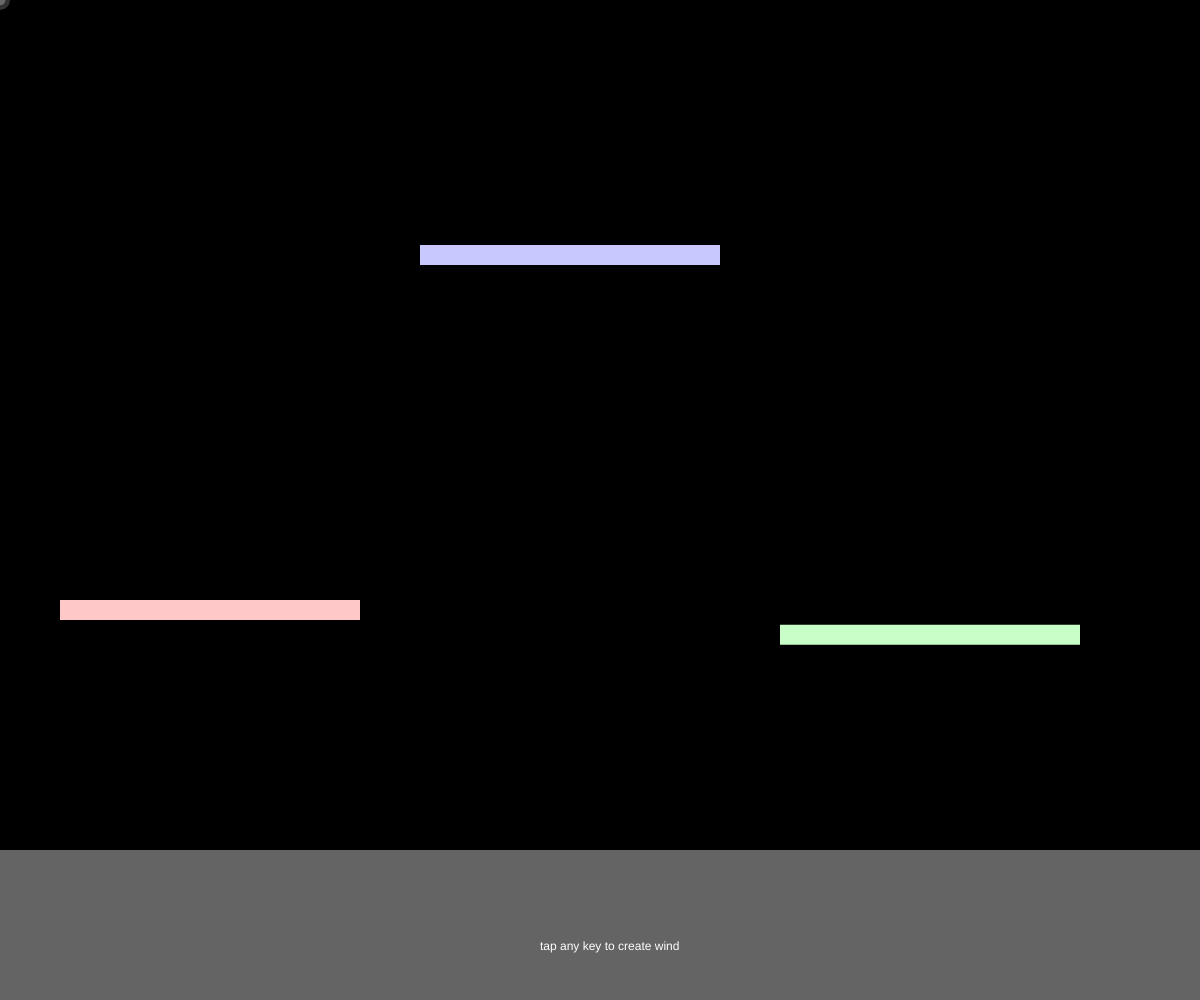
Frame 1 (no input)
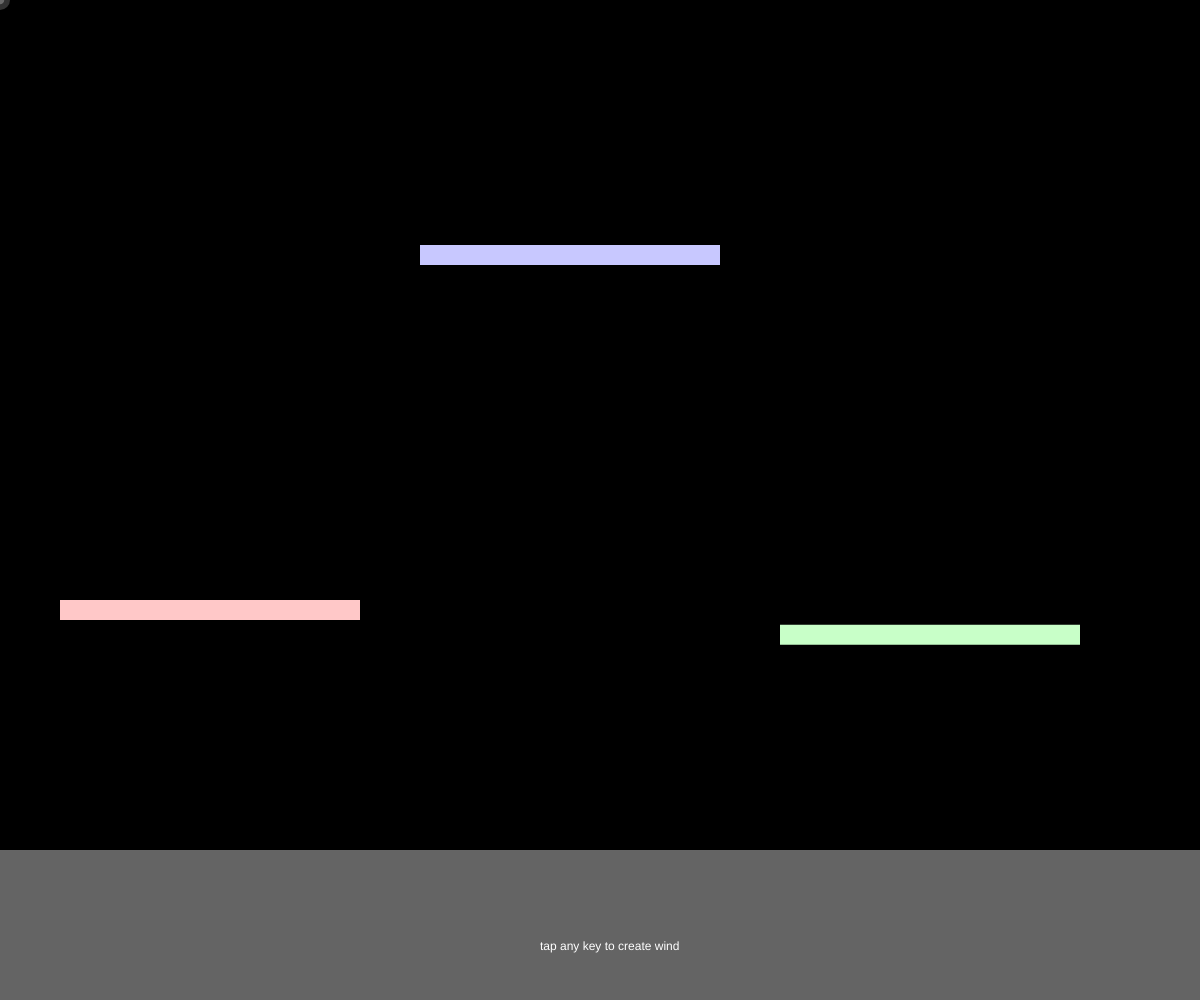
Frame 60 (no input)
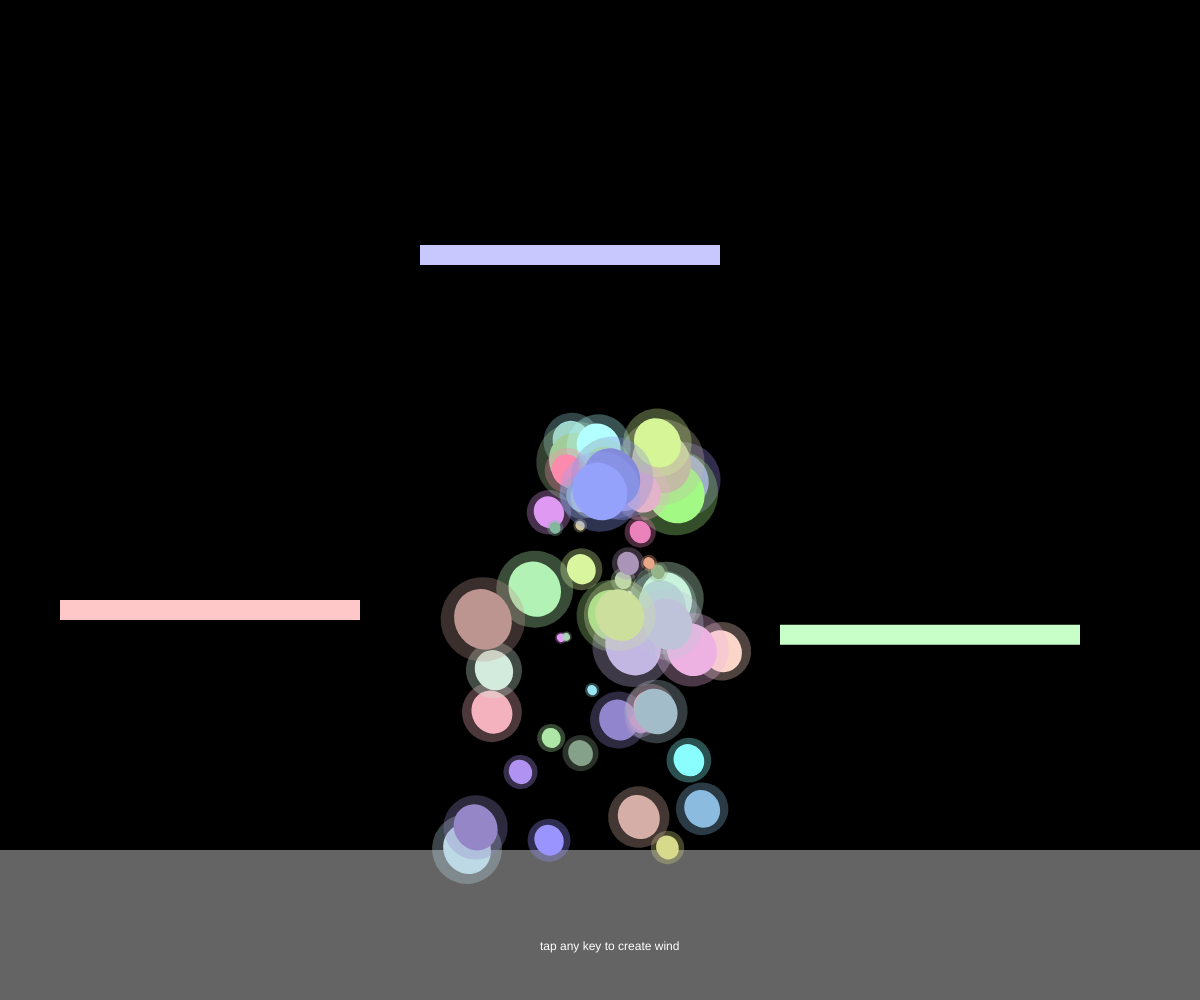
Frame 120 (the mouse pressed at the canvas centre since frame 60)

The p5.js sketch that drew these frames (run headless with seeded random() and noise() and a simulated clock; from frame 60 on, the mouse is pressed at the canvas centre):

// p5.js sketch
// ── sketch.js
function setup() {
  createCanvas(window.innerWidth,window.innerHeight);
  background(0);
  blocks.push(new Block(width*0.05,height*random(0.1,0.8),255,200,200));
  blocks.push(new Block(width*0.35,height*random(0.1,0.8),200,200,255));
  blocks.push(new Block(width*0.65,height*random(0.1,0.8),200,255,200));
}

let particles = [];
let blocks = [];
let blow = false;

function draw() {
  clear();
  background(0);
  noStroke();
  fill(255,255,255,50);
  ellipse(mouseX,mouseY,20,20);
  fill(255,255,255,70);
  ellipse(mouseX,mouseY,10+1.5*sin(frameCount/2),10+1.5*sin(frameCount/2));
  fill(100);
  rect(0,height*0.85,width,height*0.15);
  fill(255);
  text("tap any key to create wind",width*0.45,height*0.95);
  for(let i=0; i<blocks.length; i++){
    blocks[i].display();
  }

  if(mouseIsPressed && mouseY<height*0.85){
    particles.push(new Particle(mouseX,mouseY,random(130,255),random(130,255),random(130,255)));
  }

  for (let i=0;i<particles.length;i++){
    let p = particles[i];

    //gravity
    let g = createVector(0,0.5);
    g.mult(p.mass);
    p.applyForce(g);

    //drag
    let d;
    if(p.pos.y<height*0.85){
      d = 0.05;
    }else{
      d = 2;
    }
    let v = p.vel.mag();
    let dragForce = d*v**2;
    let drag = p5.Vector.mult(p.vel,-1);
    drag.normalize();
    drag.mult(dragForce);
    drag.limit(p.vel.mag());
    p.applyForce(drag);

    //wind
    let wind;
    let mag;
    if(keyIsPressed){
      mag = map(mouseX,0,width,-4,4);
      wind = createVector(mag,0);
      p.applyForce(wind);
      blow = true;
    }else{
      blow = false;
    }

    //friction
    if(p.pos.y>=height*0.85){
      let u = 0.4;
      let f;
      if(blow){
        if(wind.mag() > g.mult(u).mag()){
          f = p5.Vector.mult(wind,-1);
          f.normalize();
          f.mult(g.mult(u).mag());
        }
        else{
          f = p5.Vector.mult(wind,-1);
        }
        p.applyForce(f);
      }
    }

    //elasticity
    if(p.pos.y>=height*0.85){
      p.e = 0.95;
    }else if(p.pos.y>blocks[0].pos.y-p.size2/2 && p.pos.y<blocks[0].pos.y+20+p.size2/2
      && p.pos.x>=blocks[0].pos.x && p.pos.x<=blocks[0].pos.x+blocks[0].len){
      p.e = 0.6;
    }else if(p.pos.y>blocks[1].pos.y-p.size2/2 && p.pos.y<blocks[1].pos.y+20+p.size2/2
      && p.pos.x>=blocks[1].pos.x && p.pos.x<=blocks[1].pos.x+blocks[1].len){
      p.e = 0.85;
    }else if(p.pos.y>blocks[2].pos.y-p.size2/2 && p.pos.y<blocks[2].pos.y+20+p.size2/2
      && p.pos.x>=blocks[2].pos.x && p.pos.x<=blocks[2].pos.x+blocks[2].len){
      p.e = 1;
    }

    if (p.pos.y >= height * 0.85) {
      p.disappear();
    }
    p.bounce();
    p.update();
    p.display();
  }
}

// ── Block.js
"use strict";

class Block{
  constructor(x,y,r,g,b){
    this.pos = createVector(x,y);
    this.vel = createVector();
    this.len = 300;
    this.c = color(r,g,b);
  }
  display(){
    push();
    translate(this.pos.x,this.pos.y);
    noStroke();
    fill(this.c);
    rect(0,0,this.len,20);
    pop();
  }
}

// ── Particle.js
"use strict";

class Particle{
  constructor(x,y,r,g,b){
    this.pos = createVector(x,y);
    this.vel = createVector(random(-5,5),random(-10,0));
    this.acc = createVector();
    this.mass = random(1,15);
    this.size = this.mass*4;
    this.size2 = this.size*1.5;
    this.t1 = 255;
    this.t2 = 80;
    this.r = r;
    this.g = g;
    this.b= b;
    this.e = 0;
    this.decay = 1.002;
  }
  update(){
    this.vel.add(this.acc);
    this.pos.add(this.vel);
    this.acc.mult(0);
  }
  disappear(){
    this.t1 /= this.decay;
    this.t2 /= this.decay;
  }
  applyForce(f){
    let force = f.copy();
    force.div(this.mass);
    this.acc.add(force);
  }
  display(){
    push();
    translate(this.pos.x,this.pos.y);
    rotate(radians(frameCount*2));
    noStroke();
    fill(color(this.r,this.g,this.b,this.t1));
    ellipse(0,0,this.size*1.1,this.size);
    fill(color(this.r,this.g,this.b,this.t2));
    ellipse(0,0,this.size2,this.size2);
    pop();
  }
  bounce(){
    // NOTE-->set the position to the boundary
    // once the ball reaches/exceeds the boundary
    if(this.pos.x<0+this.size2/2){
      this.pos.x = 0+this.size2/2;
      this.vel.x *= -1;
      this.vel.mult(0.95);
    }else if(this.pos.x>width-this.size2/2){
      this.pos.x = width-this.size2/2;
      this.vel.x *= -1;
      this.vel.mult(0.95);
    }
    if(this.pos.y<0+this.size2/2){
      this.pos.y = 0+this.size2/2;
      this.vel.y *= -1;
      this.vel.mult(this.e);
    }else if(this.pos.y>height-this.size2/2){
      this.pos.y = height-this.size2/2;
      this.vel.y *= -1;
      this.vel.mult(this.e);
    }
    if(this.pos.y>blocks[0].pos.y-this.size2/2 && this.pos.y<=blocks[0].pos.y
      && this.pos.x>=blocks[0].pos.x && this.pos.x<=blocks[0].pos.x+blocks[0].len){
        this.pos.y = blocks[0].pos.y-this.size2/2;
        this.vel.y *= -1;
        this.vel.mult(this.e);
    }else if(this.pos.y<blocks[0].pos.y+20+this.size/2 && this.pos.y>=blocks[0].pos.y+20
      && this.pos.x>=blocks[0].pos.x && this.pos.x<=blocks[0].pos.x+blocks[0].len){
        this.pos.y = blocks[0].pos.y+20+this.size2/2;
        this.vel.y *= -1;
        this.vel.mult(this.e);
    }else if(this.pos.y>blocks[1].pos.y-this.size2/2 && this.pos.y<=blocks[1].pos.y
      && this.pos.x>=blocks[1].pos.x && this.pos.x<=blocks[1].pos.x+blocks[1].len){
        this.pos.y = blocks[1].pos.y-this.size2/2;
        this.vel.y *= -1;
        this.vel.mult(this.e);
    }else if(this.pos.y<blocks[1].pos.y+20+this.size/2 && this.pos.y>=blocks[1].pos.y+20
      && this.pos.x>=blocks[1].pos.x && this.pos.x<=blocks[1].pos.x+blocks[1].len){
        this.pos.y = blocks[1].pos.y+20+this.size2/2;
        this.vel.y *= -1;
        this.vel.mult(this.e);
    }else if(this.pos.y>blocks[2].pos.y-this.size2/2 && this.pos.y<=blocks[2].pos.y
      && this.pos.x>=blocks[2].pos.x && this.pos.x<=blocks[2].pos.x+blocks[2].len){
        this.pos.y = blocks[2].pos.y-this.size2/2;
        this.vel.y *= -1;
        this.vel.mult(this.e);
    }else if(this.pos.y<blocks[2].pos.y+20+this.size/2 && this.pos.y>=blocks[2].pos.y+20
      && this.pos.x>=blocks[2].pos.x && this.pos.x<=blocks[2].pos.x+blocks[2].len){
        this.pos.y = blocks[2].pos.y+20+this.size2/2;
        this.vel.y *= -1;
        this.vel.mult(this.e);
    }

    // if(this.pos.x>=blocks[0].pos.x && this.pos.x<=blocks[0].pos.x+300){
    //   if(this.pos.y>blocks[0].pos.y-this.size2/2 && this.pos.y<=blocks[0].pos.y){
    //     this.pos.y = blocks[0].pos.y-this.size2/2;
    //     this.vel.y *= -1;
    //     this.vel.mult(this.e);
    //   }else if(this.pos.y<blocks[0].pos.y+20+this.size/2 && this.pos.y>=blocks[0].pos.y){
    //     this.pos.y = blocks[0].pos.y+20+this.size2/2;
    //     this.vel.y *= -1;
    //     this.vel.mult(this.e);
    //   }
    // }else if(this.pos.x>=blocks[1].pos.x && this.pos.x<=blocks[1].pos.x+300){
    //   if(this.pos.y>blocks[1].pos.y-this.size2/2 && this.pos.y<=blocks[1].pos.y){
    //     this.pos.y = blocks[1].pos.y-this.size2/2;
    //     this.vel.y *= -1;
    //     this.vel.mult(this.e);
    //   }else if(this.pos.y<blocks[1].pos.y+20+this.size/2 && this.pos.y>=blocks[1].pos.y){
    //     this.pos.y = blocks[1].pos.y+20+this.size2/2;
    //     this.vel.y *= -1;
    //     this.vel.mult(this.e);
    //   }
    // }else if(this.pos.x>=blocks[2].pos.x && this.pos.x<=blocks[2].pos.x+300){
    //   if(this.pos.y>blocks[2].pos.y-this.size2/2 && this.pos.y<=blocks[2].pos.y){
    //     this.pos.y = blocks[2].pos.y-this.size2/2;
    //     this.vel.y *= -1;
    //     this.vel.mult(this.e);
    //   }else if(this.pos.y<blocks[2].pos.y+20+this.size/2 && this.pos.y>=blocks[2].pos.y){
    //     this.pos.y = blocks[2].pos.y+20+this.size2/2;
    //     this.vel.y *= -1;
    //     this.vel.mult(this.e);
    //   }
    // }
  }
}
